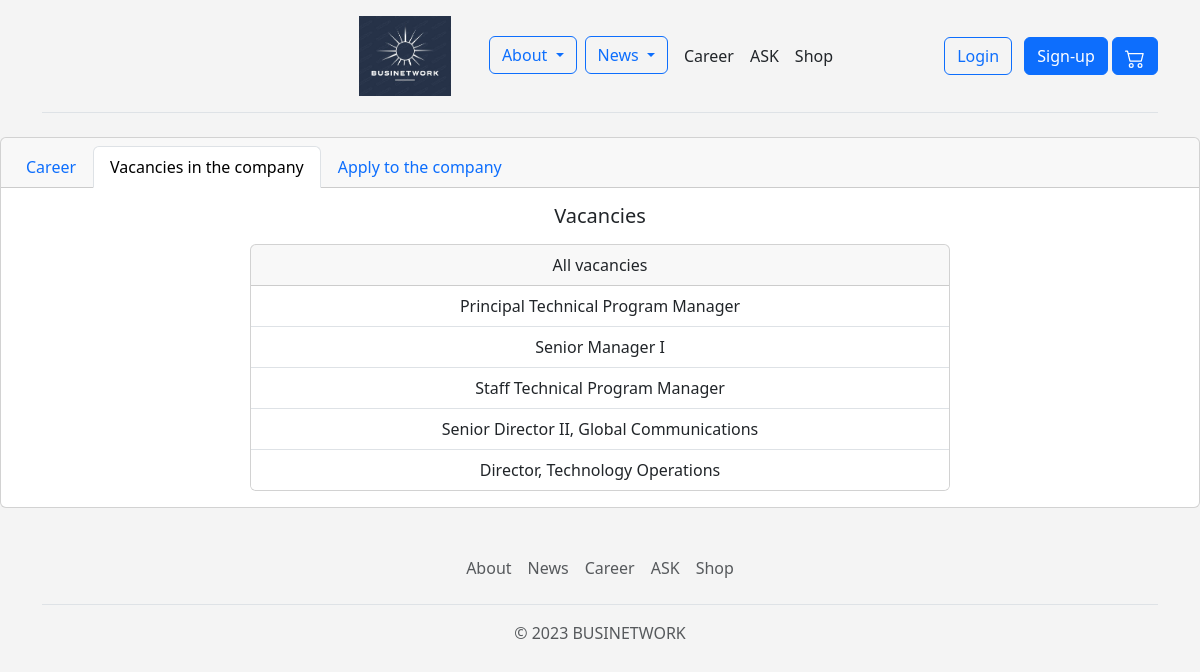
The page /career/vacancies/ on the database its author committed.
### career/models.py (models this page shows, shortened)
class Vacancies(models.Model):
    name = models.CharField(max_length=100)
    responsibilities = models.TextField()
    income = models.CharField(max_length=100)
    opportunity_to_work_from_home = models.CharField(max_length=50)
    timetable = models.CharField(max_length=100)
    additional_requirements = models.TextField()

### career/views.py (the view)
# urls.py: path('vacancies/', views.vacancies, name='vacancies'),
def vacancies(request):
    all_vacancies = models.Vacancies.objects.all().order_by('income')
    context = {
        'all_vacancies': all_vacancies
    }
    return render(request, 'career/career_vacancies.html', context)

### templates/career/career_vacancies.html (shortened to what this page needs)
{% extends "base.html" %}
{% block page_content %}
<div class="card text-center">
    <div class="card-header">
        <ul class="nav nav-tabs card-header-tabs">
            <li class="nav-item">
                <a class="nav-link" href="{% url 'career' %}">Career</a>
            </li>
            <li class="nav-item">
                <a class="nav-link active" aria-current="true" href="{% url 'vacancies' %}">Vacancies in the company</a>
            </li>
            <li class="nav-item">
                <a class="nav-link" href="{% url 'apply' %}">Apply to the company</a>
            </li>
        </ul>
    </div>
    <div class="card-body"  align="center">
        <h5 class="card-title">Vacancies</h5>
        <p class="card-text">
        <div class="card" style="width: 60%;">
            <div class="card-header">
                All vacancies
            </div>
            <ul class="list-group list-group-flush">
                {% for vacancy in all_vacancies %}
                <li class="list-group-item"><a class="nav-link" href="{% url 'vacancy_more' vacancy.pk %}">{{ vacancy.name }}</a></li>
                {% endfor %}
            </ul>
        </div>
    </div>
</div>
{% endblock %}

### rows shown on the page
Vacancies: name "Principal Technical Program Manager"
Vacancies: name "Senior Manager I"
Vacancies: name "Staff Technical Program Manager"
Vacancies: name "Senior Director II, Global Communications"
Vacancies: name "Director, Technology Operations"
